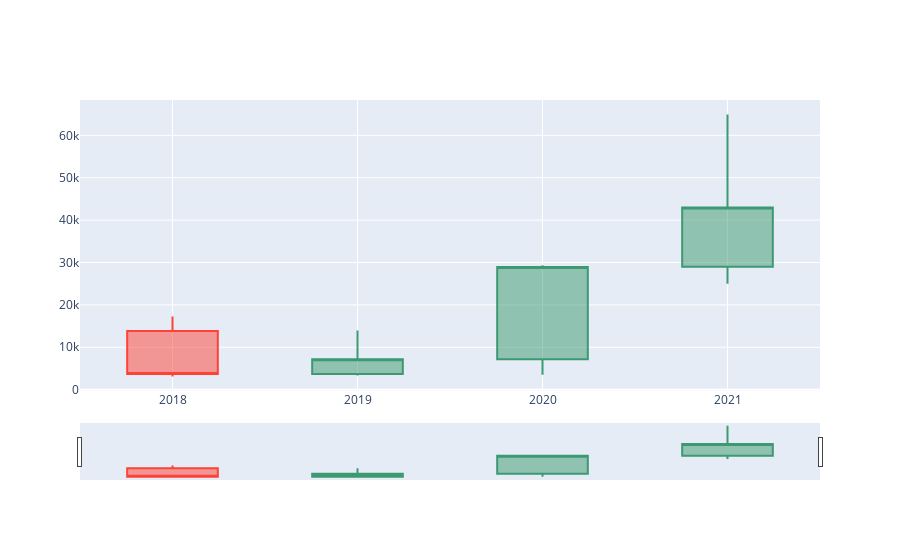

Write notebook code for a chart like this one.
### Code cell
# 2018~2021 비트코인 연봉 데이터
go.Figure(go.Candlestick(x=bit_year_data.index,open=bit_year_data['Open'],close=bit_year_data['Close'],high=bit_year_data['High'], low=bit_year_data['Low']))

### Figure 1 — Plotly figure (JSON) as saved in the notebook; plotly's stock layout.template omitted (floating-point values rounded to 4 significant figures)
{"data": [{"close": [3718.0, 7185.0, 28950.0, 43000.0], "high": [17250.0, 13970.0, 29330.0, 64900.0], "low": [3120.0, 3322.0, 3500.0, 25000.0], "open": [13840.0, 3719.0, 7178.0, 28990.0], "type": "candlestick", "x": [2018, 2019, 2020, 2021]}], "layout": {}}
